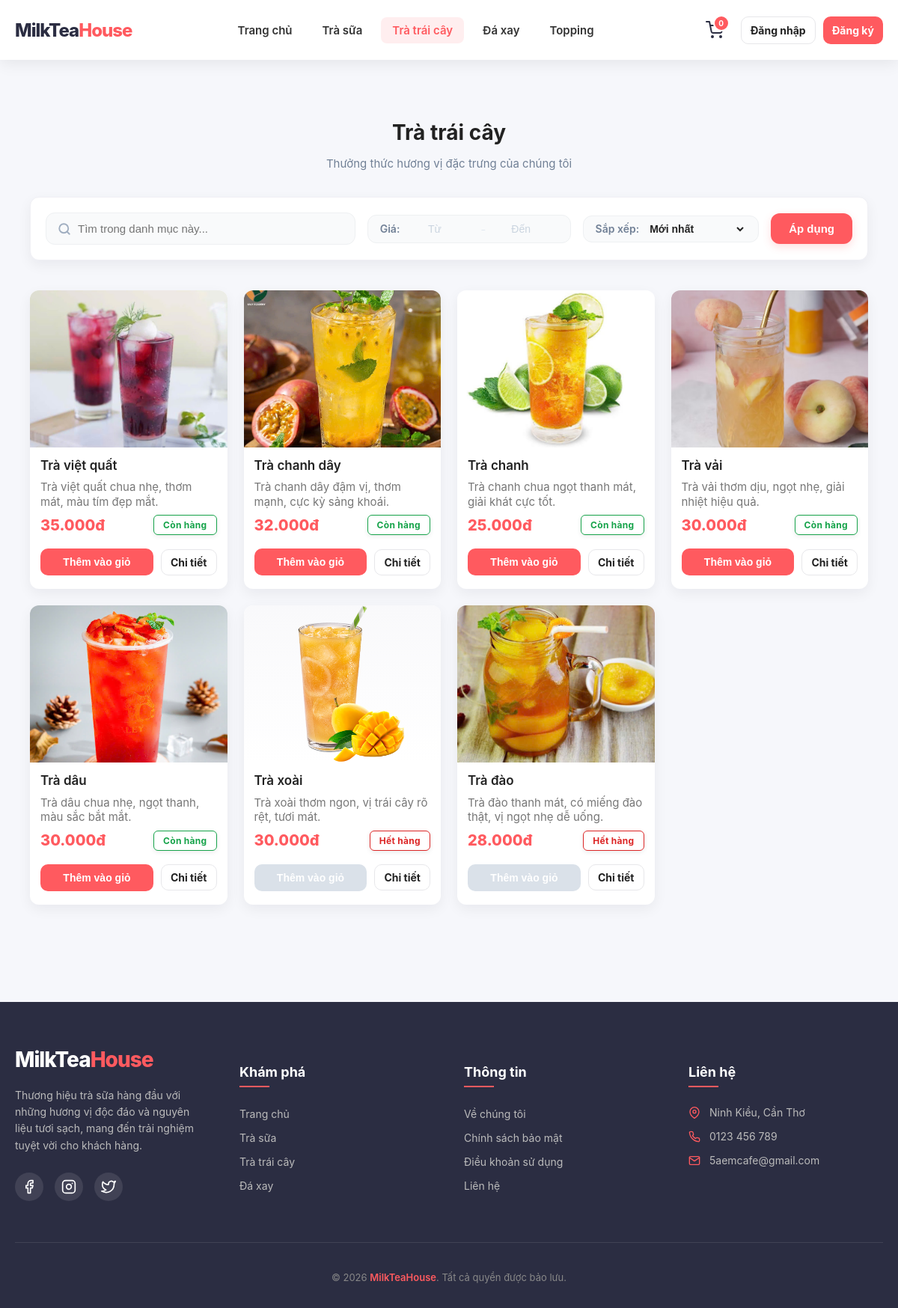
Page /pages/category.php?id=2 on the committed database.
### tables this page shows
CREATE TABLE `categories` (
  `id` int(11) NOT NULL,
  `name` varchar(100) NOT NULL,
  `created_at` timestamp NOT NULL DEFAULT current_timestamp() ON UPDATE current_timestamp()
);

CREATE TABLE `products` (
  `id` int(11) NOT NULL,
  `name` varchar(100) DEFAULT NULL,
  `price` decimal(10,2) DEFAULT NULL,
  `image` varchar(255) DEFAULT NULL,
  `description` text DEFAULT NULL,
  `category_id` int(11) DEFAULT NULL,
  `stock` int(11) DEFAULT 10,
  `created_at` timestamp NOT NULL DEFAULT current_timestamp(),
  `reserved_stock` int(11) NOT NULL DEFAULT 0
);

### pages/category.php (the view, shortened to what this page needs)
<?php
include(__DIR__ . "/../includes/header.php");
$category_id = intval($_GET['id'] ?? 0);
$search = $_GET['search'] ?? '';
$min = isset($_GET['min']) && $_GET['min'] !== '' ? intval($_GET['min']) : 0;
$max = isset($_GET['max']) && $_GET['max'] !== '' ? intval($_GET['max']) : 1000000;
$sort = $_GET['sort'] ?? 'newest';
$sql = "SELECT id, name, price, image, description, stock
        FROM products
        WHERE category_id = {$category_id}
        AND price BETWEEN {$min} AND {$max}";
switch ($sort) {
    default:
        $sql .= " ORDER BY id DESC";
        break;
}
$result = mysqli_query($conn, $sql);
$category_name = "Sản phẩm";
$res_cat = mysqli_query($conn, "SELECT name FROM categories WHERE id = $category_id");
if ($cat_row = mysqli_fetch_assoc($res_cat)) {
    $category_name = $cat_row['name'];
}
?>
<section class="products product-page">
  <div class="container">
    <div class="products-header" style="text-align: center; margin-bottom: 35px;">
        <h2 class="products-title" style="margin-bottom: 8px;">
            <?php if (!empty($search)): ?>
                🔍 Kết quả cho "<?= htmlspecialchars($search) ?>" trong <?= htmlspecialchars($category_name) ?>
            <?php else: ?>
                <?= htmlspecialchars($category_name) ?>
            <?php endif; ?>
        </h2>
        <p style="color: #718096; font-size: 15px;">Thưởng thức hương vị đặc trưng của chúng tôi</p>
    </div>
    <div class="filter-section">
      <form method="GET" class="filter-form">
        <div class="search-wrapper">
          <span class="search-icon">
          </span>
          <input
            type="text"
            name="search"
            placeholder="Tìm trong danh mục này..."
            value="<?= htmlspecialchars($search) ?>"
          >
        </div>
        <div class="price-filter">
          <label>Giá:</label>
          <input type="number" name="min" value="<?= $min > 0 ? htmlspecialchars($min) : '' ?>" min="0" placeholder="Từ">
          <span class="separator">-</span>
          <input type="number" name="max" value="<?= $max < 1000000 ? htmlspecialchars($max) : '' ?>" min="0" placeholder="Đến">
        </div>
        <div class="sort-filter" style="display: flex; align-items: center; gap: 10px; background: #f9fafb; padding: 8px 16px; border-radius: 12px; border: 1.5px solid #eef0f2;">
            <label style="font-size: 14px; color: #718096; font-weight: 600; white-space: nowrap;">Sắp xếp:</label>
            <select name="sort" onchange="this.form.submit()" style="border: none; background: transparent; font-size: 14px; font-weight: 600; color: var(--text); outline: none; cursor: pointer;">
                <option value="newest" <?= $sort == 'newest' ? 'selected' : '' ?>>Mới nhất</option>
            </select>
        </div>
        <div style="display: flex; gap: 10px; margin-left: auto;">
            <button type="submit" class="btn-submit">Áp dụng</button>
        </div>
      </form>
    </div>
    <div class="product-grid">
      <?php if ($result && mysqli_num_rows($result) > 0): ?>
        <?php while ($row = mysqli_fetch_assoc($result)): ?>
          <article class="product-card">
            <a class="product-thumb" href="<?= BASE_URL ?>pages/product_detail.php?id=<?= $row['id'] ?>">
              <img
                src="<?= BASE_URL ?>images/<?= htmlspecialchars($row['image'] ?? '') ?>"
                alt="<?= htmlspecialchars($row['name']) ?>"
                onerror="this.onerror=null;this.src='<?= BASE_URL ?>images/no-image.png';"
              >
            </a>
            <div class="product-info">
              <a class="product-name" href="<?= BASE_URL ?>pages/product_detail.php?id=<?= $row['id'] ?>">
                <?= htmlspecialchars($row['name']) ?>
              </a>
              <p class="product-desc"><?= htmlspecialchars($row['description'] ?? '') ?></p>
              <div class="product-meta">
                <div class="price-wrap">
                  <div class="price-sale"><?= number_format($row['price'], 0, ',', '.') ?>đ</div>
                </div>
                <?php if (isset($row['stock']) && $row['stock'] > 0): ?>
                  <span class="status-badge status-in">Còn hàng</span>
                <?php else: ?>
                  <span class="status-badge status-out">Hết hàng</span>
                <?php endif; ?>
              </div>
              <div class="card-footer" style="margin-top:10px;">
                <button
                    class="btn btn-primary"
                    type="button"
                    onclick="addCart(<?= (int)$row['id'] ?>)"
                    <?= (isset($row['stock']) && $row['stock'] <= 0) ? 'disabled style="background: #cbd5e0; cursor: not-allowed;"' : '' ?>
                >
                  Thêm vào giỏ
                </button>
                <a class="btn btn-outline" href="<?= BASE_URL ?>pages/product_detail.php?id=<?= $row['id'] ?>" style="text-decoration:none;">
                  Chi tiết
                </a>
              </div>
            </div>
          </article>
        <?php endwhile; ?>
      <?php endif; ?>
    </div>
  </div>
</section>
<?php include(__DIR__ . "/../includes/footer.php"); ?>

### css/base.css (style rules this page uses)
body { margin: 0; font-family: "Inter", "Segoe UI", sans-serif; background: #f6f7fb; color: #333; }

### css/layout.css (style rules this page uses)
:root { --primary-color: #ff5a5f; --secondary-color: #2b2d42; --text-color: #333; --light-gray: #f8f9fa; --border-color: #eee; --shadow: 0 4px 20px rgba(0, 0, 0, 0.08); --transition: all 0.3s ease; }
.btn { padding: 10px 20px; border-radius: 50px; font-weight: 600; font-size: 14px; text-decoration: none; transition: var(--transition); cursor: pointer; }
.btn-outline { border: 1px solid var(--primary-color); color: var(--primary-color); }
.btn-primary { background: var(--primary-color); color: #fff; border: 1px solid var(--primary-color); }

### rows in the picture
categories: name "Trà trái cây"
products: image (picture), name "Trà việt quất", description "Trà việt quất chua nhẹ, thơm mát, màu tím đẹp mắt.", price "35.000", stock "Còn hàng"
products: image (picture), name "Trà chanh dây", description "Trà chanh dây đậm vị, thơm mạnh, cực kỳ sảng khoái.", price "32.000", stock "Còn hàng"
products: image (picture), name "Trà chanh", description "Trà chanh chua ngọt thanh mát, giải khát cực tốt.", price "25.000", stock "Còn hàng"
products: image (picture), name "Trà vải", description "Trà vải thơm dịu, ngọt nhẹ, giải nhiệt hiệu quả.", price "30.000", stock "Còn hàng"
products: image (picture), name "Trà dâu", description "Trà dâu chua nhẹ, ngọt thanh, màu sắc bắt mắt.", price "30.000", stock "Còn hàng"
products: image (picture), name "Trà xoài", description "Trà xoài thơm ngon, vị trái cây rõ rệt, tươi mát.", price "30.000", stock "Hết hàng"
products: image (picture), name "Trà đào", description "Trà đào thanh mát, có miếng đào thật, vị ngọt nhẹ dễ uống.", price "28.000", stock "Hết hàng"

### other values in the picture
$cartCount "0"
